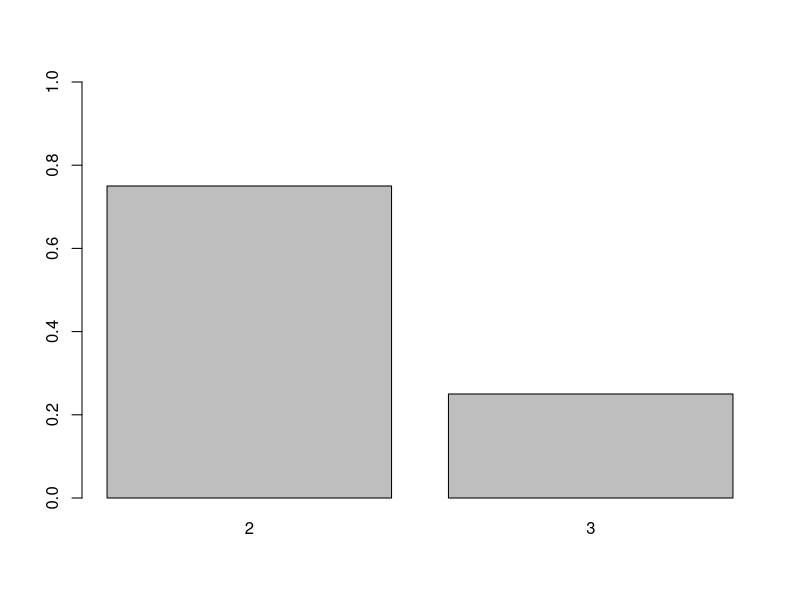
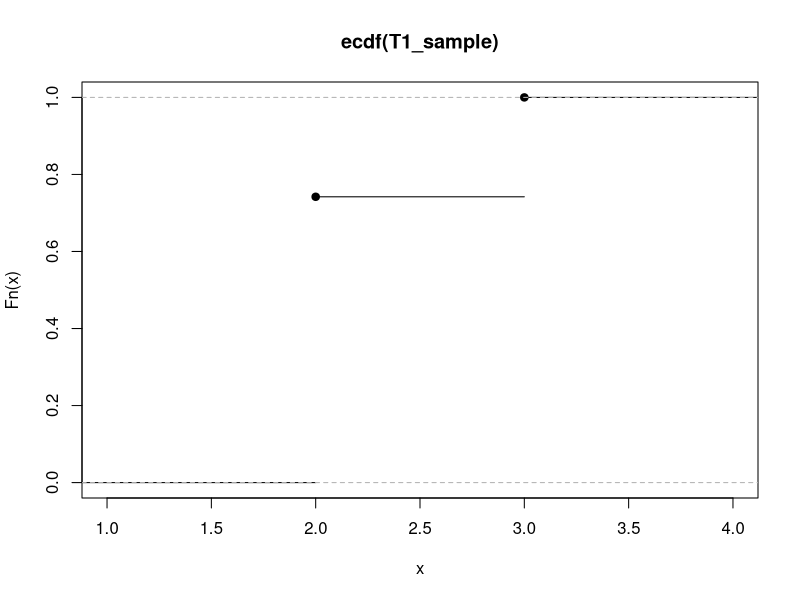
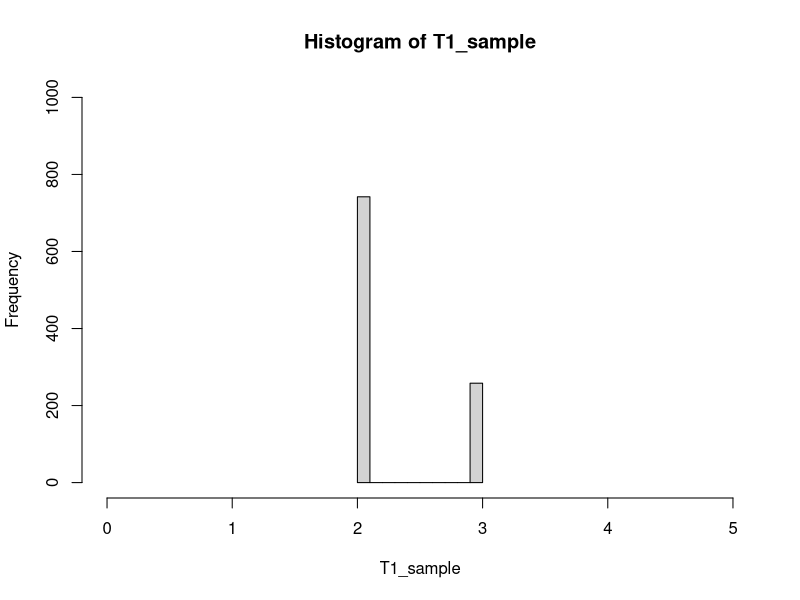
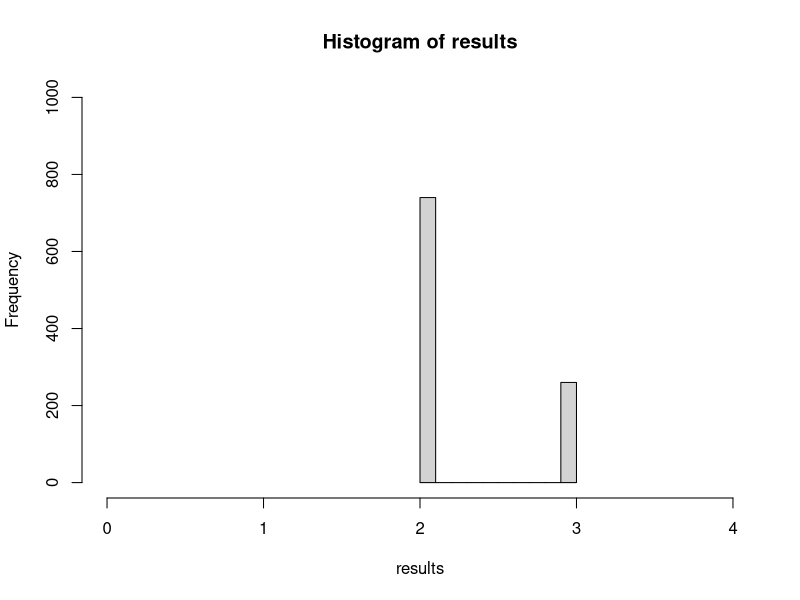
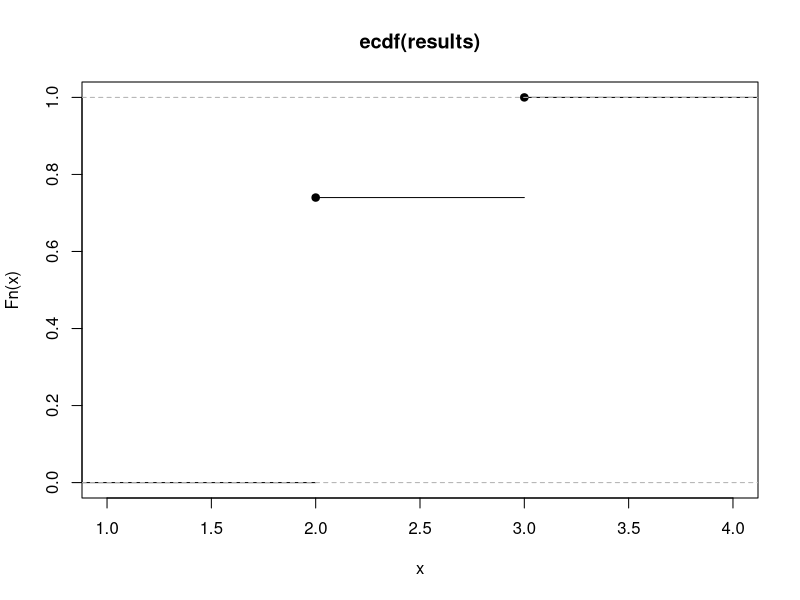
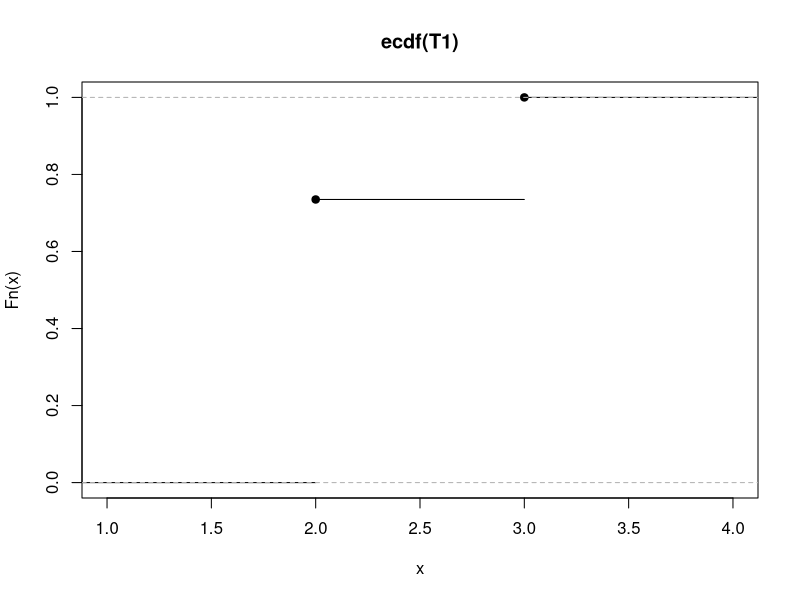
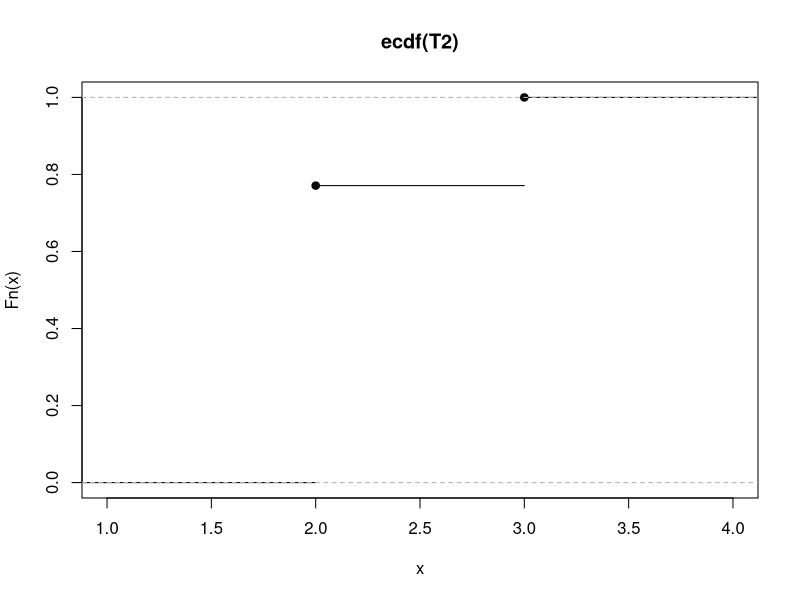
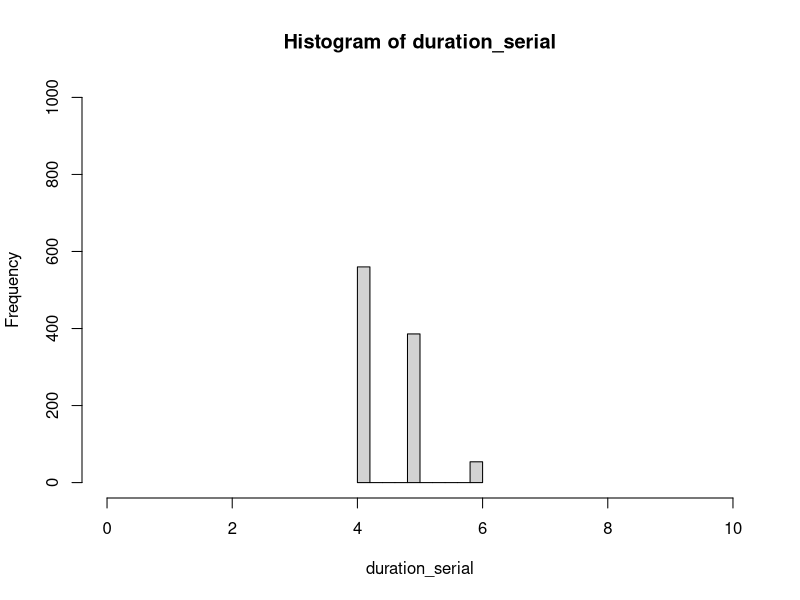

R code for these plots, in order: (Note: this script raises an error after producing the figures.)
t <- c(2,3)
pmf <- c(.75, .25)

barplot(pmf, names.arg=t, ylim=c(0,1))


cdf = cumsum(pmf)


generate_estimate_Training <- function(r){

  return = 0
  if (r <= cdf[1]) { return = t[1] }
  else if (r <= cdf[2]) { return = t[2] }
  else { return = t[2] }
  
  return
  
}

## another method to generate samples from discrete distrubition 
T1_sample = sample(x=c(2,3), size=1000, prob=c(.75,.25), replace = TRUE)
Fsample = ecdf(T1_sample)
summary(Fsample)
T1_sample_x = environment(Fsample)$x
T1_sample_y = environment(Fsample)$y
plot(ecdf(T1_sample)) # correct
hist(T1_sample, xlim=c(0,5), ylim=c(0,1000))
summary(ecdf(T1_sample))
summary.stepfun(Fsample)
Fsample(0)
Fsample(1.5)
Fsample(2)
Fsample(2.1)
Fsample(2.9)
Fsample(3)
# old method
results = c()

T1 = c()
T2 = c()
for (i in 1:1000){
  results = append(results,generate_estimate_Training(runif(1)))
  T1 = append(T1, generate_estimate_Training(runif(1)))
  T2 = append(T2, generate_estimate_Training(runif(1)))
}

print( paste("2: ",  sum(results==2)/length(results)))
print( paste("3: ",  sum(results==3)/length(results)))
hist(results, ylim = c(0,length(results)), xlim=c(0,4))
plot(ecdf(results))
plot(ecdf(T1))
plot(ecdf(T2))

duration_serial = T1 + T2
unique_duration = unique(duration_serial)
for (d in unique_duration){
  print(paste(d, sum(duration_serial==d) / length(duration_serial)))
}
hist(duration_serial, ylim = c(0,length(duration_serial)), xlim=c(0,10))
plot(ecdf(duration_serial))

df = data.frame(T1, T2) 
df['serial'] = df$T1 + df$T2
df['parallel'] = apply(df[c('T1','T2')], 1, max)

unique_s_duration = unique(df$serial)
unique_p_duration = unique(df$parallel)

printresults <- function(duraitoncoln, label){
  print(label)
  unique_d = unique(duraitoncoln)
  for (d in unique_d){
    print(paste(d, sum(duraitoncoln==d) / length(duraitoncoln)))
  }
  hist(duraitoncoln, ylim = c(0,length(duraitoncoln)), xlim=c(0,10))
  
}

printresults(df$serial, 'serial')
printresults(df$parallel, 'parallel')
printresults(df$T1, 'T1')
printresults(df$T2, 'T2')

plot(ecdf(df$serial))
plot(ecdf(df$parallel))
plot(ecdf(df$parallel+df$serial))
# https://www.youtube.com/watch?v=GduPrU0vIWE


Fserial <- ecdf(df$serial)
Fparallel <- ecfg(df$parallel)
FT1 <- ecdf(df$T1)
FT2 <- ecdf(df$T2)


plot(FT1)
plot(FT2)

summary.stepfun(FT1)
